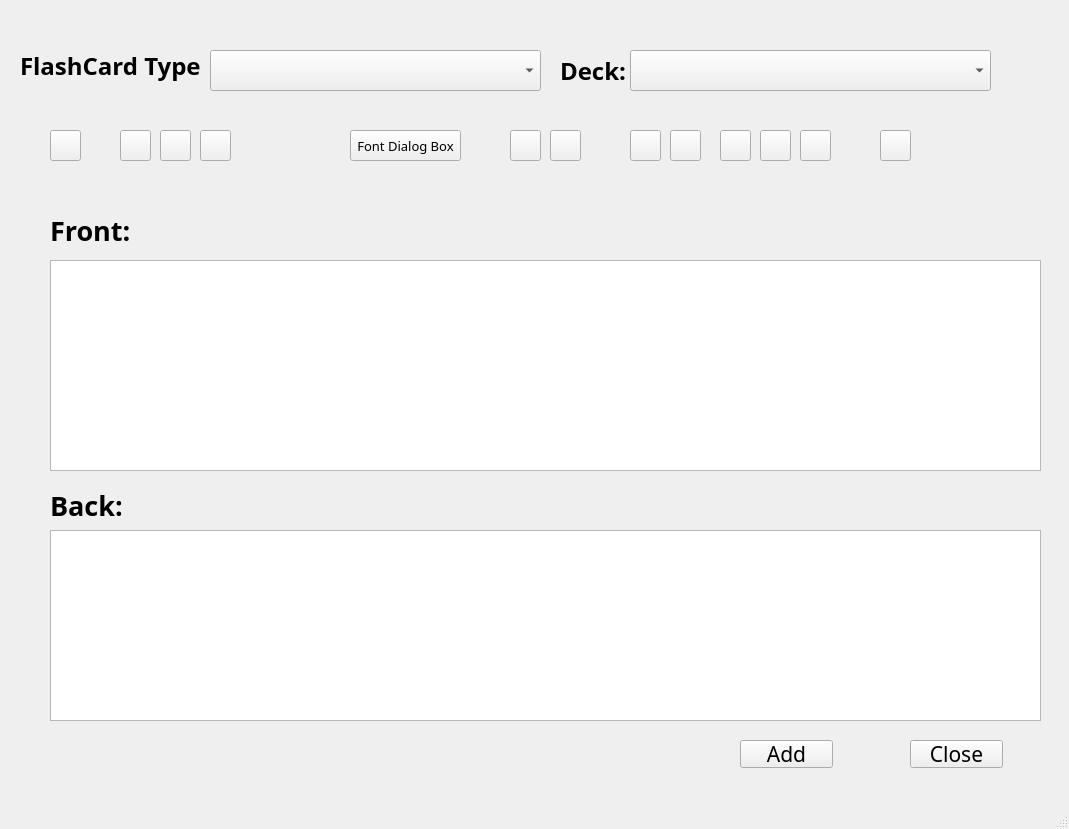
<?xml version="1.0" encoding="UTF-8"?>
<ui version="4.0">
 <class>SecondWindow</class>
 <widget class="QMainWindow" name="SecondWindow">
  <property name="geometry">
   <rect>
    <x>0</x>
    <y>0</y>
    <width>1069</width>
    <height>829</height>
   </rect>
  </property>
  <property name="windowTitle">
   <string>Add FlashCard</string>
  </property>
  <widget class="QWidget" name="centralwidget">
   <widget class="QLabel" name="label">
    <property name="geometry">
     <rect>
      <x>20</x>
      <y>40</y>
      <width>181</width>
      <height>51</height>
     </rect>
    </property>
    <property name="font">
     <font>
      <family>Agency FB</family>
      <pointsize>18</pointsize>
      <weight>75</weight>
      <bold>true</bold>
     </font>
    </property>
    <property name="text">
     <string>FlashCard Types:</string>
    </property>
   </widget>
   <widget class="QComboBox" name="comboBox">
    <property name="geometry">
     <rect>
      <x>210</x>
      <y>50</y>
      <width>331</width>
      <height>41</height>
     </rect>
    </property>
   </widget>
   <widget class="QLabel" name="label_2">
    <property name="geometry">
     <rect>
      <x>560</x>
      <y>50</y>
      <width>81</width>
      <height>41</height>
     </rect>
    </property>
    <property name="font">
     <font>
      <family>Agency FB</family>
      <pointsize>18</pointsize>
      <weight>75</weight>
      <bold>true</bold>
     </font>
    </property>
    <property name="text">
     <string>Deck:</string>
    </property>
   </widget>
   <widget class="QComboBox" name="comboBox_2">
    <property name="geometry">
     <rect>
      <x>630</x>
      <y>50</y>
      <width>361</width>
      <height>41</height>
     </rect>
    </property>
   </widget>
   <widget class="QPushButton" name="pushButton">
    <property name="geometry">
     <rect>
      <x>50</x>
      <y>130</y>
      <width>31</width>
      <height>31</height>
     </rect>
    </property>
    <property name="text">
     <string/>
    </property>
    <property name="icon">
     <iconset>
      <normaloff>C:/Users/vrund/Downloads/settings.png</normaloff>C:/Users/vrund/Downloads/settings.png</iconset>
    </property>
    <property name="iconSize">
     <size>
      <width>28</width>
      <height>28</height>
     </size>
    </property>
   </widget>
   <widget class="QPushButton" name="pushButton_2">
    <property name="geometry">
     <rect>
      <x>120</x>
      <y>130</y>
      <width>31</width>
      <height>31</height>
     </rect>
    </property>
    <property name="text">
     <string/>
    </property>
    <property name="icon">
     <iconset>
      <normaloff>C:/Users/vrund/Downloads/Bold.png</normaloff>C:/Users/vrund/Downloads/Bold.png</iconset>
    </property>
    <property name="iconSize">
     <size>
      <width>28</width>
      <height>28</height>
     </size>
    </property>
   </widget>
   <widget class="QPushButton" name="pushButton_3">
    <property name="geometry">
     <rect>
      <x>160</x>
      <y>130</y>
      <width>31</width>
      <height>31</height>
     </rect>
    </property>
    <property name="text">
     <string/>
    </property>
    <property name="icon">
     <iconset>
      <normaloff>C:/Users/vrund/Downloads/Italic.png</normaloff>C:/Users/vrund/Downloads/Italic.png</iconset>
    </property>
    <property name="iconSize">
     <size>
      <width>28</width>
      <height>28</height>
     </size>
    </property>
   </widget>
   <widget class="QPushButton" name="pushButton_4">
    <property name="geometry">
     <rect>
      <x>200</x>
      <y>130</y>
      <width>31</width>
      <height>31</height>
     </rect>
    </property>
    <property name="text">
     <string/>
    </property>
    <property name="icon">
     <iconset>
      <normaloff>C:/Users/vrund/Downloads/Underline.png</normaloff>C:/Users/vrund/Downloads/Underline.png</iconset>
    </property>
    <property name="iconSize">
     <size>
      <width>28</width>
      <height>28</height>
     </size>
    </property>
   </widget>
   <widget class="QPushButton" name="pushButton_5">
    <property name="geometry">
     <rect>
      <x>510</x>
      <y>130</y>
      <width>31</width>
      <height>31</height>
     </rect>
    </property>
    <property name="text">
     <string/>
    </property>
    <property name="icon">
     <iconset>
      <normaloff>C:/Users/vrund/Downloads/TextEffects.png</normaloff>C:/Users/vrund/Downloads/TextEffects.png</iconset>
    </property>
    <property name="iconSize">
     <size>
      <width>40</width>
      <height>40</height>
     </size>
    </property>
   </widget>
   <widget class="QPushButton" name="pushButton_6">
    <property name="geometry">
     <rect>
      <x>550</x>
      <y>130</y>
      <width>31</width>
      <height>31</height>
     </rect>
    </property>
    <property name="text">
     <string/>
    </property>
    <property name="icon">
     <iconset>
      <normaloff>C:/Users/vrund/Downloads/highlight.png</normaloff>C:/Users/vrund/Downloads/highlight.png</iconset>
    </property>
    <property name="iconSize">
     <size>
      <width>28</width>
      <height>28</height>
     </size>
    </property>
   </widget>
   <widget class="QPushButton" name="pushButton_7">
    <property name="geometry">
     <rect>
      <x>720</x>
      <y>130</y>
      <width>31</width>
      <height>31</height>
     </rect>
    </property>
    <property name="text">
     <string/>
    </property>
    <property name="icon">
     <iconset>
      <normaloff>C:/Users/vrund/Downloads/leftalign.png</normaloff>C:/Users/vrund/Downloads/leftalign.png</iconset>
    </property>
    <property name="iconSize">
     <size>
      <width>28</width>
      <height>28</height>
     </size>
    </property>
   </widget>
   <widget class="QPushButton" name="pushButton_8">
    <property name="geometry">
     <rect>
      <x>670</x>
      <y>130</y>
      <width>31</width>
      <height>31</height>
     </rect>
    </property>
    <property name="text">
     <string/>
    </property>
    <property name="icon">
     <iconset>
      <normaloff>C:/Users/vrund/Downloads/numbering.png</normaloff>C:/Users/vrund/Downloads/numbering.png</iconset>
    </property>
    <property name="iconSize">
     <size>
      <width>28</width>
      <height>28</height>
     </size>
    </property>
   </widget>
   <widget class="QPushButton" name="pushButton_9">
    <property name="geometry">
     <rect>
      <x>630</x>
      <y>130</y>
      <width>31</width>
      <height>31</height>
     </rect>
    </property>
    <property name="text">
     <string/>
    </property>
    <property name="icon">
     <iconset>
      <normaloff>C:/Users/vrund/Downloads/bullet.png</normaloff>C:/Users/vrund/Downloads/bullet.png</iconset>
    </property>
    <property name="iconSize">
     <size>
      <width>28</width>
      <height>28</height>
     </size>
    </property>
   </widget>
   <widget class="QPushButton" name="pushButton_10">
    <property name="geometry">
     <rect>
      <x>800</x>
      <y>130</y>
      <width>31</width>
      <height>31</height>
     </rect>
    </property>
    <property name="text">
     <string/>
    </property>
    <property name="icon">
     <iconset>
      <normaloff>C:/Users/vrund/Downloads/rightalign.png</normaloff>C:/Users/vrund/Downloads/rightalign.png</iconset>
    </property>
    <property name="iconSize">
     <size>
      <width>28</width>
      <height>28</height>
     </size>
    </property>
   </widget>
   <widget class="QPushButton" name="pushButton_11">
    <property name="geometry">
     <rect>
      <x>760</x>
      <y>130</y>
      <width>31</width>
      <height>31</height>
     </rect>
    </property>
    <property name="text">
     <string/>
    </property>
    <property name="icon">
     <iconset>
      <normaloff>C:/Users/vrund/Downloads/centeralign.png</normaloff>C:/Users/vrund/Downloads/centeralign.png</iconset>
    </property>
    <property name="iconSize">
     <size>
      <width>31</width>
      <height>31</height>
     </size>
    </property>
   </widget>
   <widget class="QPushButton" name="pushButton_14">
    <property name="geometry">
     <rect>
      <x>880</x>
      <y>130</y>
      <width>31</width>
      <height>31</height>
     </rect>
    </property>
    <property name="text">
     <string/>
    </property>
    <property name="icon">
     <iconset>
      <normaloff>C:/Users/vrund/Downloads/attachment.png</normaloff>C:/Users/vrund/Downloads/attachment.png</iconset>
    </property>
    <property name="iconSize">
     <size>
      <width>28</width>
      <height>28</height>
     </size>
    </property>
   </widget>
   <widget class="QLabel" name="label_3">
    <property name="geometry">
     <rect>
      <x>50</x>
      <y>210</y>
      <width>251</width>
      <height>41</height>
     </rect>
    </property>
    <property name="font">
     <font>
      <family>Agency FB</family>
      <pointsize>20</pointsize>
      <weight>75</weight>
      <bold>true</bold>
     </font>
    </property>
    <property name="text">
     <string>Front:</string>
    </property>
   </widget>
   <widget class="QTextEdit" name="textEdit">
    <property name="geometry">
     <rect>
      <x>50</x>
      <y>260</y>
      <width>991</width>
      <height>211</height>
     </rect>
    </property>
    <property name="font">
     <font>
      <family>Agency FB</family>
      <pointsize>16</pointsize>
     </font>
    </property>
   </widget>
   <widget class="QLabel" name="label_4">
    <property name="geometry">
     <rect>
      <x>50</x>
      <y>480</y>
      <width>151</width>
      <height>51</height>
     </rect>
    </property>
    <property name="font">
     <font>
      <family>Agency FB</family>
      <pointsize>20</pointsize>
      <weight>75</weight>
      <bold>true</bold>
     </font>
    </property>
    <property name="text">
     <string>Back:</string>
    </property>
   </widget>
   <widget class="QTextEdit" name="textEdit_2">
    <property name="geometry">
     <rect>
      <x>50</x>
      <y>530</y>
      <width>991</width>
      <height>191</height>
     </rect>
    </property>
    <property name="font">
     <font>
      <family>Agency FB</family>
      <pointsize>16</pointsize>
     </font>
    </property>
   </widget>
   <widget class="QPushButton" name="pushButton_12">
    <property name="geometry">
     <rect>
      <x>740</x>
      <y>740</y>
      <width>93</width>
      <height>28</height>
     </rect>
    </property>
    <property name="font">
     <font>
      <family>Agency FB</family>
      <pointsize>16</pointsize>
     </font>
    </property>
    <property name="text">
     <string>Add</string>
    </property>
   </widget>
   <widget class="QPushButton" name="pushButton_13">
    <property name="geometry">
     <rect>
      <x>910</x>
      <y>740</y>
      <width>93</width>
      <height>28</height>
     </rect>
    </property>
    <property name="font">
     <font>
      <family>Agency FB</family>
      <pointsize>16</pointsize>
     </font>
    </property>
    <property name="text">
     <string>Close</string>
    </property>
   </widget>
   <widget class="QPushButton" name="pushButton_15">
    <property name="geometry">
     <rect>
      <x>350</x>
      <y>130</y>
      <width>111</width>
      <height>31</height>
     </rect>
    </property>
    <property name="font">
     <font>
      <family>Agency FB</family>
      <pointsize>10</pointsize>
     </font>
    </property>
    <property name="text">
     <string>Font Dialog Box</string>
    </property>
   </widget>
  </widget>
  <widget class="QMenuBar" name="menubar">
   <property name="geometry">
    <rect>
     <x>0</x>
     <y>0</y>
     <width>1069</width>
     <height>26</height>
    </rect>
   </property>
  </widget>
  <widget class="QStatusBar" name="statusbar"/>
 </widget>
 <resources/>
 <connections/>
</ui>
